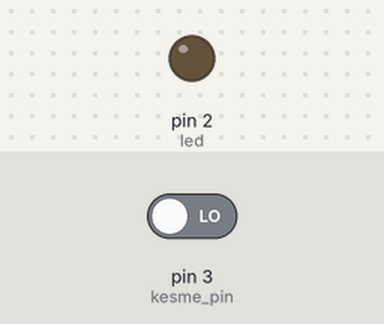
Simulated run of this sketch. Board: Arduino Uno, built with avr-gcc and run on an emulated ATmega328P. Parts: output pins drawn as LEDs (lit = HIGH). The inputs (shaded band) are chosen by the test bench; at power-on: pin 3 (kesme_pin) LOW.

Above: at 1.2 s.
1.3 s: pin 3 (kesme_pin) driven HIGH
At 2.4 s:
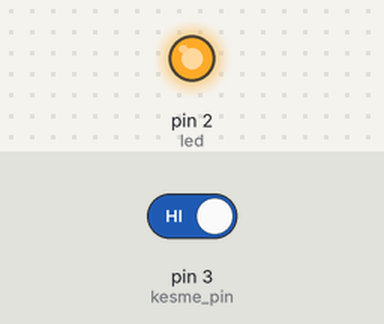
2.8 s: pin 3 (kesme_pin) driven LOW
At 3.6 s:
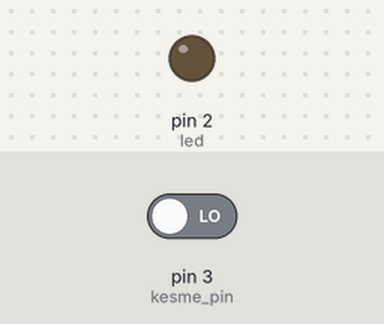
Timing chart, 0 to 5.8 s (numbered marks = the images above; inputs shaded):
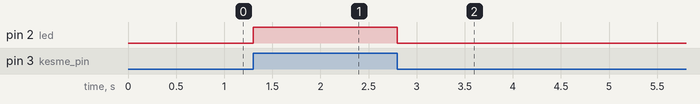

Measured:
- after the input at 1.3 s, pin 2 (led): LOW → HIGH at once
- after the input at 2.8 s, pin 2 (led): HIGH → LOW at once

The sketch:

74hc86_xor_entegre_devre_kullanimi1.ino
```cpp
const int kesme_pin=3;
int led=2;
volatile bool led_durum=false;
void setup()
{
  Serial.begin(9600);
  pinMode(kesme_pin,INPUT);pinMode(led,OUTPUT);
  attachInterrupt(1,led_kont,CHANGE);
}

void loop()
{
  digitalWrite(led,led_durum);
}

void led_kont(void) {
  led_durum=!led_durum;
}
```
